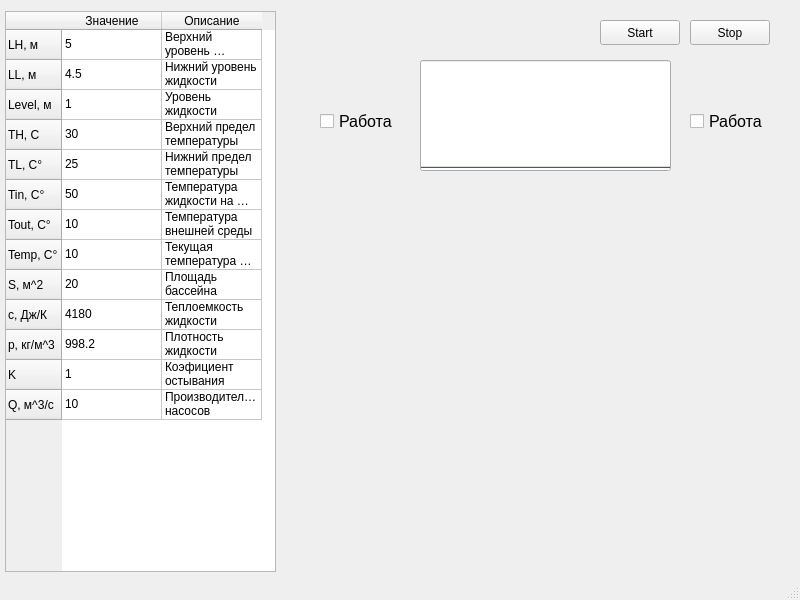
<?xml version="1.0" encoding="UTF-8"?>
<ui version="4.0">
 <class>MainWindow</class>
 <widget class="QMainWindow" name="MainWindow">
  <property name="geometry">
   <rect>
    <x>0</x>
    <y>0</y>
    <width>800</width>
    <height>600</height>
   </rect>
  </property>
  <property name="minimumSize">
   <size>
    <width>800</width>
    <height>600</height>
   </size>
  </property>
  <property name="maximumSize">
   <size>
    <width>800</width>
    <height>600</height>
   </size>
  </property>
  <property name="windowTitle">
   <string>MainWindow</string>
  </property>
  <widget class="QWidget" name="centralwidget">
   <widget class="QTableWidget" name="tableWidget">
    <property name="geometry">
     <rect>
      <x>5</x>
      <y>11</y>
      <width>271</width>
      <height>561</height>
     </rect>
    </property>
    <row>
     <property name="text">
      <string>LH, м</string>
     </property>
    </row>
    <row>
     <property name="text">
      <string>LL, м</string>
     </property>
    </row>
    <row>
     <property name="text">
      <string>Level, м</string>
     </property>
    </row>
    <row>
     <property name="text">
      <string>TH, C</string>
     </property>
    </row>
    <row>
     <property name="text">
      <string>TL, C°</string>
     </property>
    </row>
    <row>
     <property name="text">
      <string>Tin, C°</string>
     </property>
    </row>
    <row>
     <property name="text">
      <string>Tout, C°</string>
     </property>
    </row>
    <row>
     <property name="text">
      <string>Temp, C°</string>
     </property>
    </row>
    <row>
     <property name="text">
      <string>S, м^2</string>
     </property>
    </row>
    <row>
     <property name="text">
      <string>c, Дж/К</string>
     </property>
    </row>
    <row>
     <property name="text">
      <string>p, кг/м^3</string>
     </property>
    </row>
    <row>
     <property name="text">
      <string>K</string>
     </property>
    </row>
    <row>
     <property name="text">
      <string>Q, м^3/c</string>
     </property>
    </row>
    <column>
     <property name="text">
      <string>Значение</string>
     </property>
    </column>
    <column>
     <property name="text">
      <string>Описание</string>
     </property>
    </column>
    <item row="0" column="0">
     <property name="text">
      <string>5</string>
     </property>
     <property name="flags">
      <set>ItemIsSelectable|ItemIsEditable|ItemIsDragEnabled|ItemIsUserCheckable|ItemIsEnabled</set>
     </property>
    </item>
    <item row="0" column="1">
     <property name="text">
      <string>Верхний уровень жидкости</string>
     </property>
     <property name="flags">
      <set>ItemIsDragEnabled|ItemIsUserCheckable|ItemIsEnabled</set>
     </property>
    </item>
    <item row="1" column="0">
     <property name="text">
      <string>4.5</string>
     </property>
     <property name="flags">
      <set>ItemIsSelectable|ItemIsEditable|ItemIsDragEnabled|ItemIsUserCheckable|ItemIsEnabled</set>
     </property>
    </item>
    <item row="1" column="1">
     <property name="text">
      <string>Нижний уровень жидкости</string>
     </property>
    </item>
    <item row="2" column="0">
     <property name="text">
      <string>1</string>
     </property>
     <property name="flags">
      <set>ItemIsSelectable|ItemIsEditable|ItemIsDragEnabled|ItemIsUserCheckable|ItemIsEnabled</set>
     </property>
    </item>
    <item row="2" column="1">
     <property name="text">
      <string>Уровень жидкости</string>
     </property>
    </item>
    <item row="3" column="0">
     <property name="text">
      <string>30</string>
     </property>
     <property name="flags">
      <set>ItemIsSelectable|ItemIsEditable|ItemIsDragEnabled|ItemIsUserCheckable|ItemIsEnabled</set>
     </property>
    </item>
    <item row="3" column="1">
     <property name="text">
      <string>Верхний предел температуры</string>
     </property>
     <property name="font">
      <font>
       <kerning>true</kerning>
      </font>
     </property>
     <property name="flags">
      <set>ItemIsSelectable|ItemIsUserCheckable|ItemIsEnabled</set>
     </property>
    </item>
    <item row="4" column="0">
     <property name="text">
      <string>25</string>
     </property>
     <property name="flags">
      <set>ItemIsSelectable|ItemIsEditable|ItemIsDragEnabled|ItemIsUserCheckable|ItemIsEnabled</set>
     </property>
    </item>
    <item row="4" column="1">
     <property name="text">
      <string>Нижний предел температуры</string>
     </property>
    </item>
    <item row="5" column="0">
     <property name="text">
      <string>50</string>
     </property>
     <property name="flags">
      <set>ItemIsSelectable|ItemIsEditable|ItemIsDragEnabled|ItemIsUserCheckable|ItemIsEnabled</set>
     </property>
    </item>
    <item row="5" column="1">
     <property name="text">
      <string>Температура жидкости на входе</string>
     </property>
    </item>
    <item row="6" column="0">
     <property name="text">
      <string>10</string>
     </property>
     <property name="flags">
      <set>ItemIsSelectable|ItemIsEditable|ItemIsDragEnabled|ItemIsUserCheckable|ItemIsEnabled</set>
     </property>
    </item>
    <item row="6" column="1">
     <property name="text">
      <string>Температура внешней среды</string>
     </property>
    </item>
    <item row="7" column="0">
     <property name="text">
      <string>10</string>
     </property>
     <property name="flags">
      <set>ItemIsSelectable|ItemIsEditable|ItemIsDragEnabled|ItemIsUserCheckable|ItemIsEnabled</set>
     </property>
    </item>
    <item row="7" column="1">
     <property name="text">
      <string>Текущая температура жидкости</string>
     </property>
    </item>
    <item row="8" column="0">
     <property name="text">
      <string>20</string>
     </property>
     <property name="flags">
      <set>ItemIsSelectable|ItemIsEditable|ItemIsDragEnabled|ItemIsUserCheckable|ItemIsEnabled</set>
     </property>
    </item>
    <item row="8" column="1">
     <property name="text">
      <string>Площадь бассейна</string>
     </property>
    </item>
    <item row="9" column="0">
     <property name="text">
      <string>4180</string>
     </property>
     <property name="flags">
      <set>ItemIsSelectable|ItemIsEditable|ItemIsDragEnabled|ItemIsUserCheckable|ItemIsEnabled</set>
     </property>
    </item>
    <item row="9" column="1">
     <property name="text">
      <string>Теплоемкость жидкости</string>
     </property>
    </item>
    <item row="10" column="0">
     <property name="text">
      <string>998.2</string>
     </property>
     <property name="flags">
      <set>ItemIsSelectable|ItemIsEditable|ItemIsDragEnabled|ItemIsUserCheckable|ItemIsEnabled</set>
     </property>
    </item>
    <item row="10" column="1">
     <property name="text">
      <string>Плотность жидкости</string>
     </property>
    </item>
    <item row="11" column="0">
     <property name="text">
      <string>1</string>
     </property>
     <property name="flags">
      <set>ItemIsSelectable|ItemIsEditable|ItemIsDragEnabled|ItemIsUserCheckable|ItemIsEnabled</set>
     </property>
    </item>
    <item row="11" column="1">
     <property name="text">
      <string>Коэфициент остывания</string>
     </property>
    </item>
    <item row="12" column="0">
     <property name="text">
      <string>10</string>
     </property>
    </item>
    <item row="12" column="1">
     <property name="text">
      <string>Производительность насосов</string>
     </property>
    </item>
   </widget>
   <widget class="QPushButton" name="bStop">
    <property name="geometry">
     <rect>
      <x>690</x>
      <y>20</y>
      <width>80</width>
      <height>25</height>
     </rect>
    </property>
    <property name="text">
     <string>Stop</string>
    </property>
   </widget>
   <widget class="QPushButton" name="bStart">
    <property name="geometry">
     <rect>
      <x>600</x>
      <y>20</y>
      <width>80</width>
      <height>25</height>
     </rect>
    </property>
    <property name="text">
     <string>Start</string>
    </property>
   </widget>
   <widget class="QProgressBar" name="pbPool">
    <property name="geometry">
     <rect>
      <x>420</x>
      <y>60</y>
      <width>251</width>
      <height>111</height>
     </rect>
    </property>
    <property name="value">
     <number>0</number>
    </property>
    <property name="textVisible">
     <bool>true</bool>
    </property>
    <property name="orientation">
     <enum>Qt::Vertical</enum>
    </property>
    <property name="format">
     <string/>
    </property>
   </widget>
   <widget class="QWidget" name="verticalLayoutWidget">
    <property name="geometry">
     <rect>
      <x>380</x>
      <y>230</y>
      <width>331</width>
      <height>311</height>
     </rect>
    </property>
    <layout class="QVBoxLayout" name="ltViewLayout"/>
   </widget>
   <widget class="QCheckBox" name="cbPump2">
    <property name="geometry">
     <rect>
      <x>690</x>
      <y>110</y>
      <width>91</width>
      <height>23</height>
     </rect>
    </property>
    <property name="font">
     <font>
      <pointsize>12</pointsize>
     </font>
    </property>
    <property name="text">
     <string>Работа</string>
    </property>
    <property name="checkable">
     <bool>true</bool>
    </property>
   </widget>
   <widget class="QCheckBox" name="cbPump1">
    <property name="geometry">
     <rect>
      <x>320</x>
      <y>110</y>
      <width>91</width>
      <height>23</height>
     </rect>
    </property>
    <property name="font">
     <font>
      <pointsize>12</pointsize>
     </font>
    </property>
    <property name="text">
     <string>Работа</string>
    </property>
    <property name="checkable">
     <bool>true</bool>
    </property>
   </widget>
   <widget class="QLabel" name="lBackground">
    <property name="geometry">
     <rect>
      <x>300</x>
      <y>10</y>
      <width>491</width>
      <height>181</height>
     </rect>
    </property>
    <property name="tabletTracking">
     <bool>false</bool>
    </property>
    <property name="text">
     <string/>
    </property>
    <property name="pixmap">
     <pixmap>background.png</pixmap>
    </property>
    <property name="scaledContents">
     <bool>true</bool>
    </property>
   </widget>
   <zorder>lBackground</zorder>
   <zorder>tableWidget</zorder>
   <zorder>bStop</zorder>
   <zorder>bStart</zorder>
   <zorder>pbPool</zorder>
   <zorder>verticalLayoutWidget</zorder>
   <zorder>cbPump2</zorder>
   <zorder>cbPump1</zorder>
  </widget>
  <widget class="QMenuBar" name="menubar">
   <property name="geometry">
    <rect>
     <x>0</x>
     <y>0</y>
     <width>800</width>
     <height>22</height>
    </rect>
   </property>
  </widget>
  <widget class="QStatusBar" name="statusbar"/>
 </widget>
 <resources/>
 <connections/>
</ui>
